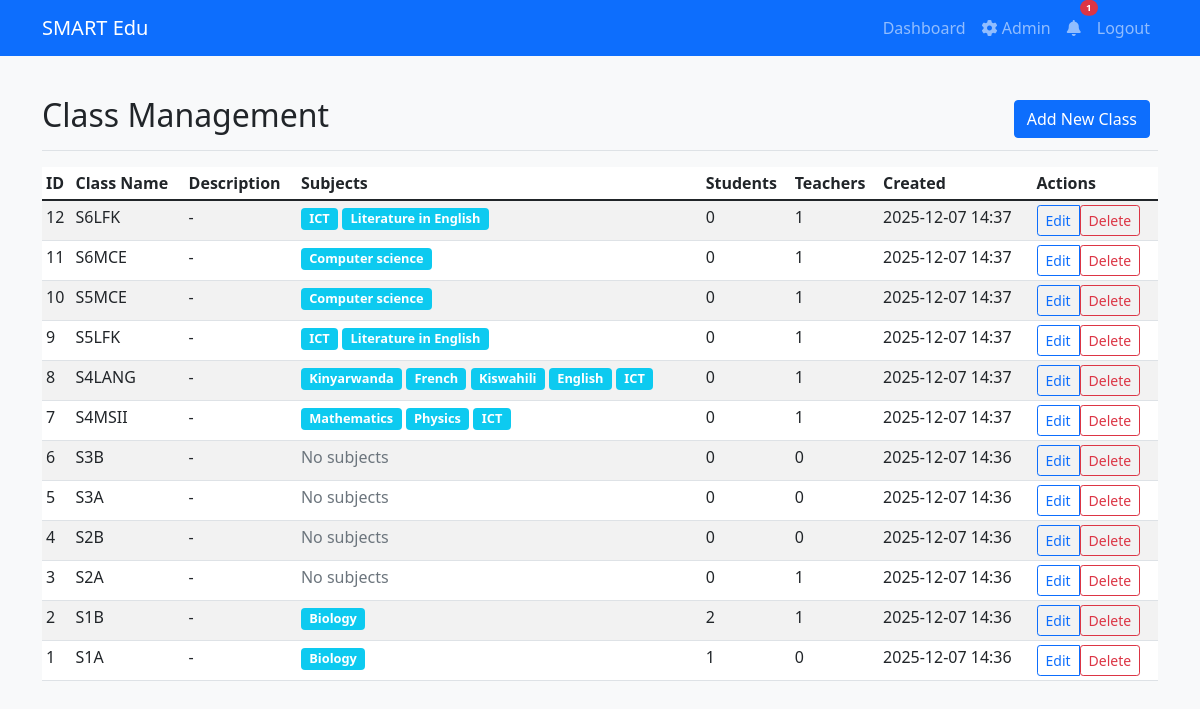
The app's page /admin/classes (signed in) with its own data.
### models/models.py (models this page shows)
class Class(db.Model):
    id = db.Column(db.Integer, primary_key=True)
    name = db.Column(db.String(100), nullable=False, unique=True)
    description = db.Column(db.Text)
    created_by = db.Column(db.Integer, db.ForeignKey('user.id'), nullable=False)
    created_at = db.Column(db.DateTime, default=datetime.utcnow)
    creator = db.relationship('User', backref='created_classes', lazy=True, foreign_keys=[created_by])
    students = db.relationship('User', backref='student_class', lazy=True, foreign_keys='User.class_id')
    teachers = db.relationship('User', secondary=teacher_classes, backref='teaching_classes', lazy=True)

class Subject(db.Model):
    id = db.Column(db.Integer, primary_key=True)
    name = db.Column(db.String(100), nullable=False)
    description = db.Column(db.Text)
    created_by = db.Column(db.Integer, db.ForeignKey('user.id'), nullable=False)
    created_at = db.Column(db.DateTime, default=datetime.utcnow)
    creator = db.relationship('User', backref='created_subjects', lazy=True, foreign_keys=[created_by])
    classes = db.relationship('Class', secondary=class_subjects, backref='subjects', lazy=True)

### app/admin.py (the view)
@admin.route('/classes')
@login_required
def manage_classes():
    classes = Class.query.order_by(desc(Class.created_at)).all()
    return render_template('admin_classes.html', classes=classes)

### app/admin.py (called while the page is built)
@admin.before_request
def require_admin():
    if not current_user.is_authenticated or current_user.user_type != 'admin':
        flash('Access denied. Admin privileges required.')
        return redirect(url_for('main.index'))

### models/models.py (called while the page is built)
@login_manager.user_loader
def load_user(user_id):
    return User.query.get(int(user_id))

### templates/admin_classes.html (shortened to what this page needs)
{% extends "base.html" %}
{% block content %}
<div class="d-flex justify-content-between flex-wrap flex-md-nowrap align-items-center pt-3 pb-2 mb-3 border-bottom">
    <h1 class="h2">Class Management</h1>
    <div class="btn-toolbar mb-2 mb-md-0">
        <div class="btn-group me-2">
            <a href="{{ url_for('admin.create_class') }}" class="btn btn-primary">
                 Add New Class
            </a>
        </div>
    </div>
</div>
<div class="table-responsive">
    <table class="table table-striped table-sm">
        <thead>
            <tr>
                <th>ID</th>
                <th>Class Name</th>
                <th>Description</th>
                <th>Subjects</th>
                <th>Students</th>
                <th>Teachers</th>
                <th>Created</th>
                <th>Actions</th>
            </tr>
        </thead>
        <tbody>
            {% for class_obj in classes %}
            <tr>
                <td>{{ class_obj.id }}</td>
                <td>{{ class_obj.name }}</td>
                <td>{{ class_obj.description or '-' }}</td>
                <td>
                    {% if class_obj.subjects %}
                        {% for subject in class_obj.subjects %}
                            <span class="badge bg-info">{{ subject.name }}</span>
                        {% endfor %}
                    {% else %}
                        <span class="text-muted">No subjects</span>
                    {% endif %}
                </td>
                <td>{{ class_obj.students|length }}</td>
                <td>{{ class_obj.teachers|length }}</td>
                <td>{{ class_obj.created_at.strftime('%Y-%m-%d %H:%M') }}</td>
                <td>
                    <div class="btn-group" role="group">
                        <a href="{{ url_for('admin.edit_class', class_id=class_obj.id) }}" class="btn btn-sm btn-outline-primary">
                             Edit
                        </a>
                        <form method="POST" action="{{ url_for('admin.delete_class', class_id=class_obj.id) }}" style="display: inline;" onsubmit="return confirm('Are you sure you want to delete this class? This will only work if no students or teachers are assigned.')">
                            <button type="submit" class="btn btn-sm btn-outline-danger">
                                 Delete
                            </button>
                        </form>
                    </div>
                </td>
            </tr>
            {% endfor %}
        </tbody>
    </table>
</div>
{% endblock %}

### static/style.css (style rules this page uses)
body { background-color: #f8f9fa; }
.table { background-color: white; }
.badge { font-size: 0.8em; }

### records on screen
Class: id "12", name "S6LFK", description "-", students|length "0", teachers|length "1", created_at "2025-12-07 14:37"
Subject: name "ICT"
Subject: name "Literature in English"
Class: id "11", name "S6MCE", description "-", students|length "0", teachers|length "1", created_at "2025-12-07 14:37"
Subject: name "Computer science"
Class: id "10", name "S5MCE", description "-", students|length "0", teachers|length "1", created_at "2025-12-07 14:37"
Subject: name "Computer science"
Class: id "9", name "S5LFK", description "-", students|length "0", teachers|length "1", created_at "2025-12-07 14:37"
Subject: name "ICT"
Subject: name "Literature in English"
Class: id "8", name "S4LANG", description "-", students|length "0", teachers|length "1", created_at "2025-12-07 14:37"
Subject: name "Kinyarwanda"
Subject: name "French"
Subject: name "Kiswahili"
Subject: name "English"
Subject: name "ICT"
Class: id "7", name "S4MSII", description "-", students|length "0", teachers|length "1", created_at "2025-12-07 14:37"
Subject: name "Mathematics"
Subject: name "Physics"
Subject: name "ICT"
Class: id "6", name "S3B", description "-", shows "No subjects", students|length "0", teachers|length "0", created_at "2025-12-07 14:36"
Class: id "5", name "S3A", description "-", shows "No subjects", students|length "0", teachers|length "0", created_at "2025-12-07 14:36"
Class: id "4", name "S2B", description "-", shows "No subjects", students|length "0", teachers|length "0", created_at "2025-12-07 14:36"
Class: id "3", name "S2A", description "-", shows "No subjects", students|length "0", teachers|length "1", created_at "2025-12-07 14:36"
Class: id "2", name "S1B", description "-", students|length "2", teachers|length "1", created_at "2025-12-07 14:36"
Subject: name "Biology"
Class: id "1", name "S1A", description "-", students|length "1", teachers|length "0", created_at "2025-12-07 14:36"
Subject: name "Biology"
